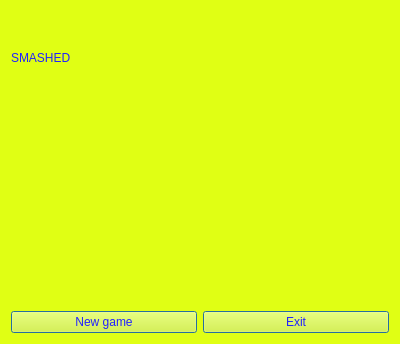
<?xml version="1.0" encoding="UTF-8"?>
<ui version="4.0">
 <class>gameOver</class>
 <widget class="QWidget" name="gameOver">
  <property name="geometry">
   <rect>
    <x>0</x>
    <y>0</y>
    <width>400</width>
    <height>344</height>
   </rect>
  </property>
  <property name="windowTitle">
   <string>SMASHED</string>
  </property>
  <property name="styleSheet">
   <string notr="true">background-color: rgb(224, 255, 20);</string>
  </property>
  <layout class="QVBoxLayout" name="verticalLayout_3">
   <item>
    <layout class="QVBoxLayout" name="verticalLayout_2">
     <item>
      <layout class="QVBoxLayout" name="verticalLayout">
       <item>
        <widget class="QLabel" name="label">
         <property name="styleSheet">
          <string notr="true">color: rgb(33, 33, 255);
font: 22pt &quot;Purisa&quot;;</string>
         </property>
         <property name="text">
          <string>SMASHED</string>
         </property>
        </widget>
       </item>
       <item>
        <widget class="QLabel" name="label_3">
         <property name="styleSheet">
          <string notr="true">color: rgb(33, 33, 255);
font: 9pt &quot;Purisa&quot;;</string>
         </property>
         <property name="text">
          <string/>
         </property>
        </widget>
       </item>
       <item>
        <widget class="QLabel" name="label_2">
         <property name="styleSheet">
          <string notr="true">color: rgb(33, 33, 255);
font: 9pt &quot;Purisa&quot;;</string>
         </property>
         <property name="text">
          <string/>
         </property>
        </widget>
       </item>
      </layout>
     </item>
     <item>
      <layout class="QHBoxLayout" name="horizontalLayout">
       <item>
        <widget class="QPushButton" name="newGameButton">
         <property name="styleSheet">
          <string notr="true">font: 9pt &quot;Purisa&quot;;
color: rgb(33, 33, 255);</string>
         </property>
         <property name="text">
          <string>New game</string>
         </property>
         <property name="default">
          <bool>true</bool>
         </property>
        </widget>
       </item>
       <item>
        <widget class="QPushButton" name="pushButton_2">
         <property name="styleSheet">
          <string notr="true">font: 9pt &quot;Purisa&quot;;
color: rgb(33, 33, 255);</string>
         </property>
         <property name="text">
          <string>Exit</string>
         </property>
         <property name="default">
          <bool>true</bool>
         </property>
        </widget>
       </item>
      </layout>
     </item>
    </layout>
   </item>
  </layout>
 </widget>
 <resources/>
 <connections/>
</ui>
